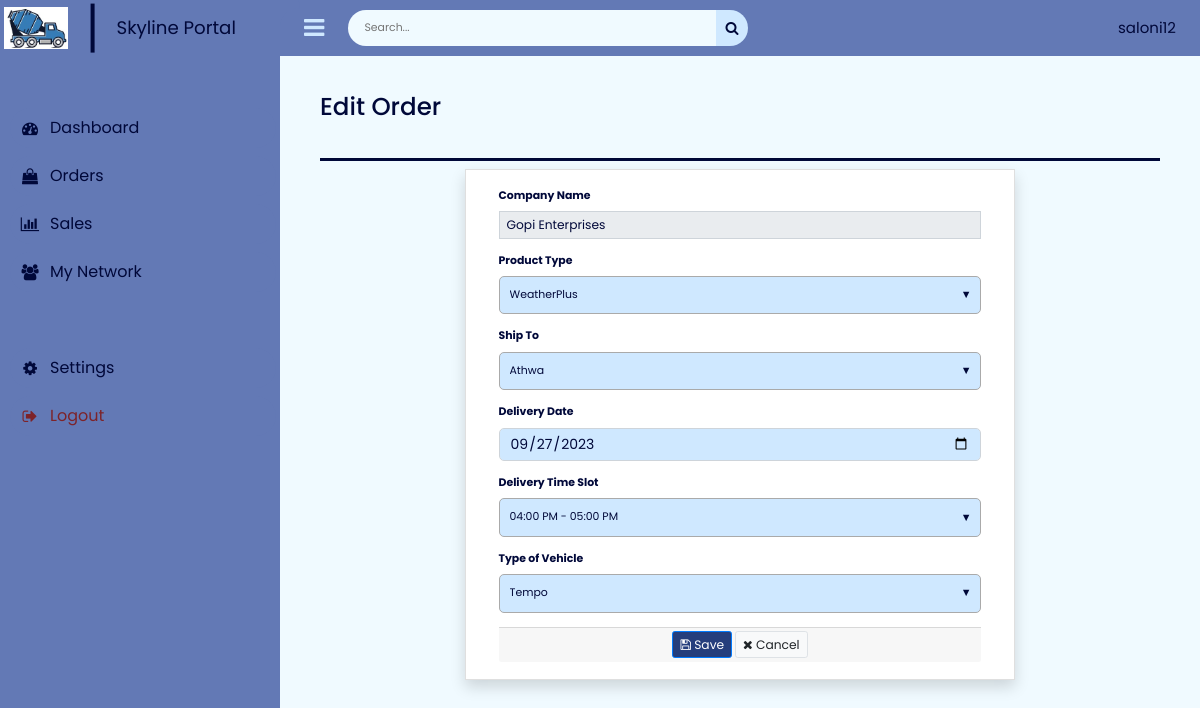
The page /order/EditOrder.php?id=1 (signed in) on the database its author committed.
### tables this page shows
CREATE TABLE `users` (
  `id` int(6) UNSIGNED NOT NULL,
  `fullname` varchar(255) NOT NULL,
  `username` varchar(255) NOT NULL,
  `email` varchar(255) NOT NULL,
  `phonenumber` varchar(255) NOT NULL,
  `pass` varchar(255) NOT NULL,
  `gender` varchar(255) NOT NULL,
  `filename` varchar(100) NOT NULL,
  `designation` varchar(255) NOT NULL,
  `experience` int(11) NOT NULL
);

CREATE TABLE `retailers` (
  `retailer_id` int(12) NOT NULL,
  `trade_No` int(100) NOT NULL,
  `company_logo` varchar(255) NOT NULL,
  `company_name` varchar(255) NOT NULL,
  `address` varchar(255) NOT NULL,
  `contact_no` int(11) NOT NULL,
  `active_influencers` int(11) NOT NULL,
  `sales(this month)` int(11) NOT NULL,
  `sales(YTD)` int(11) NOT NULL,
  `delete_flag` tinyint(1) NOT NULL DEFAULT 0
);

CREATE TABLE `orders` (
  `order_id` int(12) NOT NULL,
  `retailer_id` int(100) NOT NULL,
  `product_type` varchar(255) NOT NULL,
  `ship_to` varchar(255) NOT NULL,
  `delivery_date` date NOT NULL,
  `delivery_time_slot` varchar(255) NOT NULL,
  `vehicle_type` varchar(255) NOT NULL,
  `date_created` date NOT NULL DEFAULT current_timestamp(),
  `date_updated` date NOT NULL,
  `Status` tinyint(1) NOT NULL DEFAULT 0,
  `delete_flag` tinyint(1) NOT NULL DEFAULT 0
);

### order/EditOrder.php (the view, shortened to what this page needs)
<head>
    <link rel="stylesheet" href="https://cdnjs.cloudflare.com/ajax/libs/font-awesome/4.7.0/css/font-awesome.min.css">
    <link rel="stylesheet" href="https://cdn.jsdelivr.net/npm/bootstrap@4.6.2/dist/css/bootstrap.min.css">
    <?php
    include("../dashboard/header.php");
    if (isset($_GET['id']) && $_GET['id'] > 0) {
        $order_id = $_GET['id'];
        $sql1 = $conn->query("SELECT * FROM orders WHERE order_id = '$order_id'");
        $row1 = $sql1->fetch_assoc();
        $retailer_id = $row1['retailer_id'];
        $sql2 = $conn->query("SELECT * FROM retailers WHERE retailer_id = $retailer_id");
        $row2 = $sql2->fetch_assoc();
    } ?>
</head>
<section id="content">
    <main>
        <div class="dashboard">
            <div class="head-title" style="color:var(--dark)">
                <div class="left">
                    <h3>Edit Order</h3>
                </div>
                <hr>
            </div>
            <div class="row mt-n5 justify-content-center">
                <div class="col-lg-8 col-md-10 col-sm-12 col-xs-12">
                    <div class="card card-outline card-primary rounded-0 shadow">
                        <div class="card-body">
                            <div class="container-fluid">
                                <form action="../order/placeOrder.php" method="POST" enctype="multipart/form-data">
                                    <div class="form-group">
                                        <label for="" class="control-label"> Company Name </label>
                                        <div class="input-group input-group-sm align-items-end">
                                            <input type="text"
                                                class="form-control form-control-sm form-control-border rounded-0"
                                                id="name" name="Company name"
                                                value="<?php echo $row2['company_name'] ?>" readonly />
                                        </div>
                                    </div>
                                    <div class="form-group">
                                        <label for="productType">Product Type</label>
                                        <div class="select-wrapper">
                                            <select name="product_type" id="productType" required>
                                                <?php
                                                $productTypes = ["WeatherPlus", "Super LM", "PPC", "OPC-53"];
                                                foreach ($productTypes as $productType) {
                                                    echo '<option value="' . $productType . '" ' . ($row1['product_type'] == $productType ? 'selected' : '') . '>' . $productType . '</option>';
                                                }
                                                ?>
                                            </select>
                                        </div>
                                    </div>
                                    <div class="form-group">
                                        <label for="shipTo">Ship To</label>
                                        <div class="select-wrapper">
                                            <select name="ship_to" id="shipTo" required>
                                                <?php
                                                $options = [
                                                    "Varachha",
                                                    "Athwa",
                                                    "Parle Point",
                                                    "Vesu",
                                                    "Katargam",
                                                    "Dumas Road",
                                                    "Piplod",
                                                    "Bhatar",
                                                    "Rander",
                                                    "Udhna",
                                                    "Nanpura",
                                                    "Ghod Dod Road",
                                                    "Limbayat",
                                                    "Amroli"
                                                ];
                                                foreach ($options as $option) {
                                                    echo '<option value="' . $option . '" ' . ($row1['ship_to'] == $option ? 'selected' : '') . '>' . $option . '</option>';
                                                }
                                                ?>
                                            </select>
                                        </div>
                                    </div>
                                    <div class="form-group">
                                        <label for="deliveryDate">Delivery Date</label>
                                        <input type="date" name="delivery_date" class="form-control" id="deliveryDate"
                                            required
                                            value="<?php echo isset($row1['delivery_date']) ? $row1['delivery_date'] : ''; ?>">
                                    </div>
                                    <div class="form-group">
                                        <label for="deliveryTime">Delivery Time Slot</label>
                                        <div class="select-wrapper">
                                            <select name="delivery_time_slot" id="deliveryTime" required>
                                                <?php
                                                $timeSlots = [
                                                    "09:00 AM - 10:00 AM",
                                                    "10:00 AM - 11:00 AM",
                                                    "11:00 AM - 12:00 PM",
                                                    "12:00 PM - 01:00 PM",
                                                    "01:00 PM - 02:00 PM",
                                                    "02:00 PM - 03:00 PM",
                                                    "03:00 PM - 04:00 PM",
                                                    "04:00 PM - 05:00 PM",
                                                    "05:00 PM - 06:00 PM",
                                                    "06:00 PM - 07:00 PM",
                                                    "07:00 PM - 08:00 PM",
                                                    "08:00 PM - 09:00 PM"
                                                ];
                                                foreach ($timeSlots as $slot) {
                                                    echo '<option value="' . $slot . '" ' . ($row1['delivery_time_slot'] == $slot ? 'selected' : '') . '>' . $slot . '</option>';
                                                }
                                                ?>
                                            </select>
                                        </div>
                                    </div>
                                    <div class="form-group">
                                        <label for="vehicleType">Type of Vehicle</label>
                                        <div class="select-wrapper">
                                            <select name="vehicle_type" id="vehicleType" required>
                                                <option value="Tempo" <?php echo $row1['vehicle_type'] == 'Tempo' ? 'selected' : ''; ?>>
                                                    Tempo
                                                </option>
                                            </select>
                                        </div>
                                    </div>
                                    <div class="card-footer py-1 text-center">
                                        <button name="save" class="btn btn-primary btn-flat btn-sm bg-gradient-primary"
                                            id="save">
                                            <i class="fa fa-save"> </i>
                                            Save
                                        </button>
                                        <a class="btn btn-light btn-flat bg-gradient-light border btn-sm"
                                            href="../dashboard/order.php?"><i class="fa fa-times"></i>
                                            Cancel</a>
                                    </div>
                                </form>
                            </div>
                        </div>
                    </div>
                </div>
            </div>
        </div>
    </main>
</section>

### dashboard/header.php (shortened to what this page needs)
<!DOCTYPE html>
<html lang="en">
<head>
    <link rel="stylesheet" href="https://cdnjs.cloudflare.com/ajax/libs/font-awesome/4.7.0/css/font-awesome.min.css">
    <link href='https://unpkg.com/boxicons@2.0.9/css/boxicons.min.css' rel='stylesheet'>
    <link rel="stylesheet" href="../css/dashboard.css">
</head>
<?php
include("../database.php");
$username = $_SESSION['username'];
$sql = "SELECT * from users where username='$username'";
$gotResults = mysqli_query($conn, $sql);
$row = mysqli_fetch_array($gotResults);
?>
<body>
    <section id="sidebar">
        <div class="aside">
            <div class="logo">
                <img src="../images/logo.jpg" alt="">
                <div class="line"></div>
                <p style="margin-bottom:0"> Skyline Portal</p>
            </div>
        </div>
        <ul class="side-menu top">
            <li>
                <a href="../dashboard/dashboard.php">
                    <i class='fa fa-dashboard'></i>
                    <span class="text">Dashboard</span>
                </a>
            </li>
            <li>
                <a href="../dashboard/order.php">
                    <i class="fa fa-shopping-bag"></i>
                    <span class="text">Orders</span>
                </a>
            </li>
            <li>
                <a href="../dashboard/sales.php">
                    <i class="fa fa-bar-chart"></i>
                    <span class="text">Sales</span>
                </a>
            </li>
            <li>
                <a href="../dashboard/network.php">
                    <i class='fa fa-users'></i>
                    <span class="text">My Network</span>
                </a>
            </li>
        </ul>
        <ul class="side-menu">
            <li>
                <a href="../dashboard/setting.php">
                    <i class='fa fa-gear'></i>
                    <span class="text">Settings</span>
                </a>
            </li>
            <li>
                <a href="../php/logout.php" class="logout">
                    <i class="fa fa-sign-out"></i>
                    <span class="text">Logout</span>
                </a>
            </li>
        </ul>
    </section>
    <section id="content">
        <nav>
            <i class='fa fa-bars'></i>
            <form action="#">
                <div class="form-input">
                    <input type="search" placeholder="Search...">
                    <button type="submit" class="search-btn"><i class="fa fa-search"></i></button>
                </div>
            </form>
            <p style="font-size:15px;color:var(--dark);margin-bottom:0;line-height:0">
                <?php echo $row['username']; ?>
            </p>
        </nav>
    </section>
</body>
</html>

### rows shown on the page
users: username "saloni12"
retailers: company_name "Gopi Enterprises"
orders: product_type "WeatherPlus", ship_to "Athwa", delivery_date "09/27/2023", delivery_time_slot "04:00 PM - 05:00 PM", vehicle_type "Tempo"
